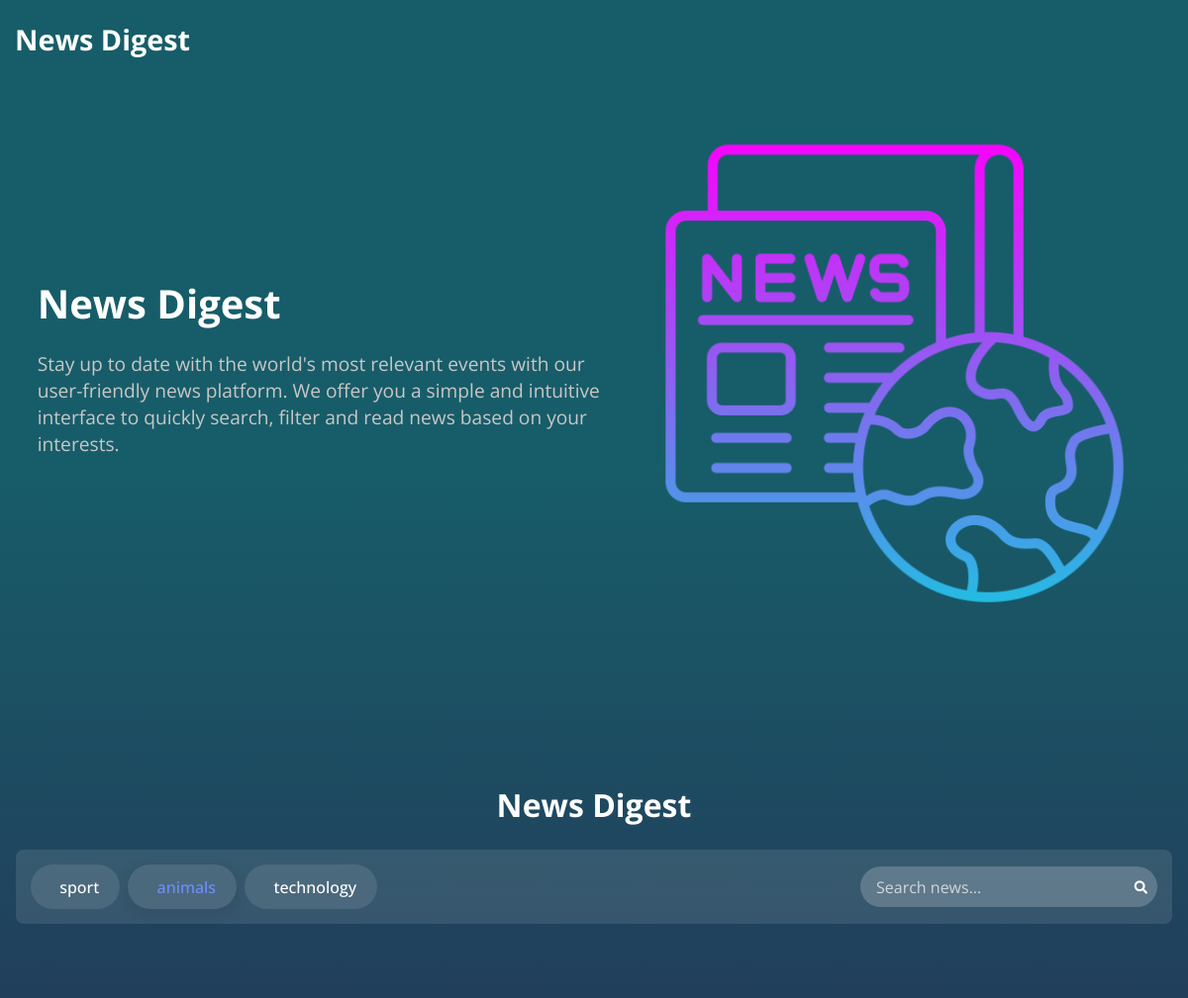
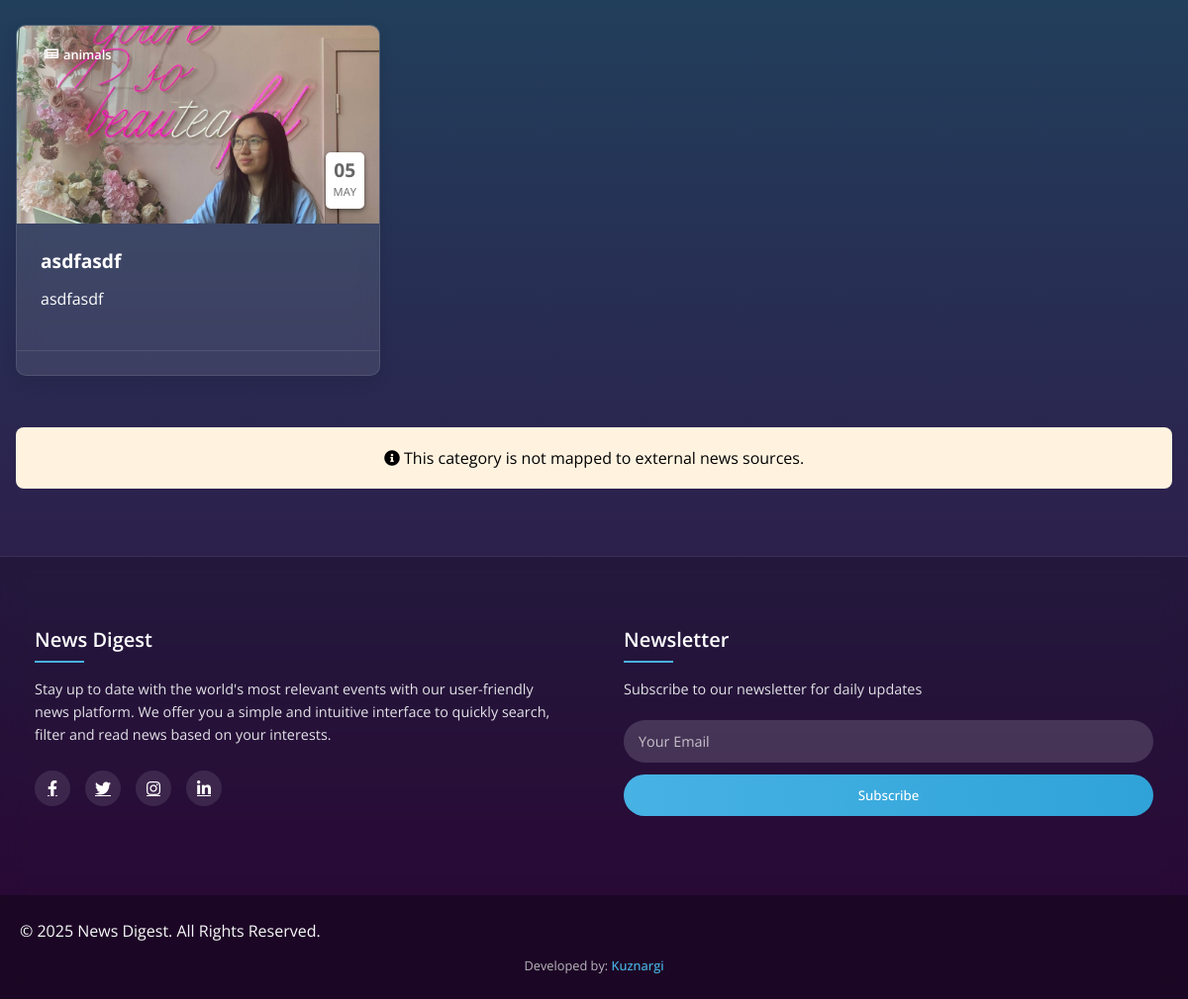
The app's page /?category=2 with its own data (2 pictures, top to bottom).
### app/models.py (models this page shows, shortened)
class Category(models.Model):
    name = models.TextField()
    newsapi_mapping = models.CharField(
        max_length=20,
        blank=True,
        null=True,
        help_text="Corresponding NewsAPI category name (business, technology, etc.)"
    )
    created_at = models.DateTimeField(auto_now_add=True)
    updated_at = models.DateTimeField(auto_now=True)
    class Meta:
        verbose_name = 'Категория'
        verbose_name_plural = 'Категории'

class News(models.Model):
    img=models.ImageField(upload_to='images/')
    title = models.TextField()
    description = models.TextField()
    category = models.ForeignKey('Category', on_delete=models.CASCADE)
    created_at = models.DateTimeField(auto_now_add=True)
    updated_at = models.DateTimeField(auto_now=True)
    class Meta:
        verbose_name = 'Новость'
        verbose_name_plural = 'Новости'

### app/views.py (the view, shortened to what this page needs)
# urls.py: path('', HomeView.as_view(), name='home'),
class HomeView(ListView):
    model = News
    template_name = 'news.html'
    context_object_name = 'news_list'
    paginate_by = 6
    ordering = ['-created_at']
    def get_queryset(self):
        queryset = super().get_queryset().select_related('category')
        category = self.request.GET.get('category')
        search_query = self.request.GET.get('search')
        if category and category != 'all':
            queryset = queryset.filter(category__id=category)
        if search_query:
            queryset = queryset.filter(title__icontains=search_query)
        return queryset
    def get_context_data(self, **kwargs):
        context = super().get_context_data(**kwargs)
        category = self.request.GET.get('category')
        search_query = self.request.GET.get('search')
        api_news = fetch_news_from_api(
            query=search_query,
            category=category,
            page_size=6
        )
        formatted_api_news = []
        context['api_news_list'] = formatted_api_news
        context['categories'] = Category.objects.all()
        context['search_query'] = search_query
        return context

### app/views.py (called while the page is built, shortened)
def fetch_news_from_api(query=None, category=None, page_size=6):
    api_key = os.getenv('NEWS_API_KEY')
    if not api_key:
        print("NewsAPI key not found in environment variables")
        return []

### templates/news.html (shortened to what this page needs)
{% extends "base.html" %}
{% load static %}
{% block content %}
<div class="news-content">
  <section class="category-section">
    <div class="container">
      <h2 class="section-title">News Digest</h2>
      <div class="category-filter">
        <div class="filter-controls">
          {% for category in categories %}
            <a href="?category={{ category.id }}{% if request.GET.search %}&search={{ request.GET.search }}{% endif %}"
               class="filter-btn {% if request.GET.category == category.id|stringformat:'s' %}active{% endif %}">
              <i class="{{ category.icon }}"></i> {{ category.name }}
            </a>
          {% endfor %}
        </div>
        <div class="search-box">
          <form method="get" action="">
            <input type="text" name="search" placeholder="Search news..."
                   class="search-input" value="{{ request.GET.search }}">
            <button type="submit" class="search-btn">
              <i class="fas fa-search"></i>
            </button>
          </form>
        </div>
      </div>
    </div>
  </section>
  <section class="news-grid-section">
    <div class="container">
      <div class="news-grid">
        {% for news in news_list %}
          <article class="news-card {% if news.featured %}featured{% endif %}">
            <div class="card-header">
              <div class="category-badge">
                <i class="{{ news.category.icon|default:'fas fa-newspaper' }}"></i> {{ news.category.name }}
              </div>
              <img src="{{ news.img.url }}" alt="{{ news.title }}" class="news-image">
              <div class="card-date">
                <span class="day">{{ news.created_at|date:"d" }}</span>
                <span class="month">{{ news.created_at|date:"M" }}</span>
              </div>
            </div>
            <div class="card-body">
              <h3 class="news-title">{{ news.title }}</h3>
              <p class="news-excerpt">{{ news.description|truncatewords:25 }}</p>
            </div>
            <div class="card-footer">
            </div>
          </article>
        {% endfor %}
        {% if request.GET.category and request.GET.category != 'all' %}
          {% for api_news in api_news_list %}
            <article class="news-card">
              <div class="card-header">
                <img src="{{ api_news.urlToImage|default:'/static/img/news-placeholder.jpg' }}"
                     alt="{{ api_news.title }}" class="news-image">
                <div class="api-source-tag">
                  {{ api_news.source.name|truncatechars:15 }}
                </div>
                <div class="card-date">
                  {% with api_news.publishedAt|slice:":10" as pub_date %}
                    <span class="day">{{ pub_date|slice:"8:10" }}</span>
                    <span class="month">{{ pub_date|slice:"5:7" }}</span>
                  {% endwith %}
                </div>
              </div>
              <div class="card-body">
                <h3 class="news-title">{{ api_news.title }}</h3>
                <p class="news-excerpt">{{ api_news.description|truncatewords:25|default:"No description available" }}</p>
              </div>
              <div class="card-footer">
                <a href="{{ api_news.url }}" target="_blank" rel="noopener noreferrer" class="read-more-btn">
                  Read More <i class="fas fa-arrow-right"></i>
                </a>
              </div>
            </article>
          {% empty %}
            <div class="api-notice">
              {% if current_mapping %}
                <i class="fas fa-info-circle"></i> No external news found for "{{ current_mapping }}" category right now.
              {% else %}
                <i class="fas fa-info-circle"></i> This category is not mapped to external news sources.
              {% endif %}
            </div>
          {% endfor %}
        {% endif %}
      </div>
    </div>
  </section>
</div>
{% endblock %}

### static/css/style.css (style rules this page uses)
* { margin: 0; padding: 0; box-sizing: border-box; font-family: "Open Sans", sans-serif; }
body { min-height: 100vh; width: 100%; background: linear-gradient(to bottom, #175d69 23%, #330c43 95%); display: flex; flex-direction: column; }
.news-card { background: rgba(255, 255, 255, 0.1); border-radius: 12px; overflow: hidden; backdrop-filter: blur(10px); border: 1px solid rgba(255, 255, 255, 0.1); transition: all 0.3s ease; box-shadow: 0 10px 30px rgba(0, 0, 0, 0.2); }
.card-header { position: relative; height: 200px; overflow: hidden; }
.card-header img { width: 100%; height: 100%; object-fit: cover; transition: transform 0.5s ease; }
.card-footer { display: flex; justify-content: space-between; align-items: center; padding: 0 20px 20px; border-top: 1px solid rgba(255, 255, 255, 0.1); padding-top: 15px; }
.category-filter { margin: 20px 0; padding: 15px; background: #f5f5f5; border-radius: 8px; }

### templates/news.html (style rules this page uses)
.category-section { padding: 2rem 0; color: white; }
.section-title { text-align: center; margin-bottom: 1.5rem; font-size: 2rem; font-weight: 700; }
.category-filter { background: rgba(255, 255, 255, 0.1); display: flex; flex-wrap: wrap; justify-content: space-between; align-items: center; gap: 1rem; }
.filter-controls { display: flex; flex-wrap: wrap; gap: 0.5rem; }
.filter-btn { display: flex; align-items: center; gap: 0.5rem; padding: 0.6rem 1.2rem; border-radius: 50px; background: rgba(255, 255, 255, 0.1); color: white; text-decoration: none; font-weight: 500; transition: all 0.3s ease; border: 2px solid transparent; }
.filter-btn.active { color: #6e8efb; box-shadow: 0 4px 15px rgba(0, 0, 0, 0.1); }
.search-box { position: relative; width: 300px; }
.search-input { width: 100%; padding: 0.6rem 1rem; padding-right: 40px; border-radius: 50px; border: none; background: rgba(255, 255, 255, 0.2); color: white; font-size: 1rem; }
.search-input::placeholder { color: rgba(255, 255, 255, 0.7); }
.search-btn { position: absolute; right: 10px; top: 50%; transform: translateY(-50%); background: transparent; border: none; color: white; cursor: pointer; }
.news-grid-section { padding: 3rem 0; }
.container { max-width: 1200px; margin: 0 auto; padding: 0 1rem; }
.news-grid { display: grid; grid-template-columns: repeat(auto-fill, minmax(300px, 1fr)); gap: 2rem; }
.news-card { border-radius: 10px; overflow: hidden; box-shadow: 0 5px 15px rgba(0, 0, 0, 0.1); transition: all 0.3s ease; display: flex; flex-direction: column; }
.card-header { position: relative; height: 200px; overflow: hidden; }
.news-image { width: 100%; height: 100%; object-fit: cover; transition: transform 0.5s ease; }
.category-badge { position: absolute; top: 15px; left: 15px; padding: 0.3rem 0.8rem; border-radius: 50px; color: white; font-size: 0.8rem; font-weight: 600; z-index: 2; display: flex; align-items: center; gap: 0.3rem; }
.card-date { position: absolute; bottom: 15px; right: 15px; background: white; color: #666; padding: 0.5rem; border-radius: 5px; text-align: center; box-shadow: 0 2px 5px rgba(0, 0, 0, 0.5); z-index: 2; }
.day { font-size: 1.2rem; font-weight: 700; display: block; line-height: 1; }
.month { font-size: 0.7rem; text-transform: uppercase; color: #666; }
.card-body { padding: 1.5rem; flex-grow: 1; }
.news-title { font-size: 1.2rem; margin-bottom: 0.8rem; color: white; }
.news-excerpt { color: white; line-height: 1.5; margin-bottom: 1rem; }
.card-footer { padding: 0 1.5rem 1.5rem; display: flex; justify-content: flex-end; }
.api-notice { grid-column: 1 / -1; text-align: center; padding: 20px; background: #fff3e0; border-radius: 8px; margin: 20px 0; }

### records on screen
Category: name "sport"
Category: name "animals"
Category: name "technology"
News: category.name "animals", img (picture), created_at "05", created_at "MAY", title "asdfasdf", description "asdfasdf"
